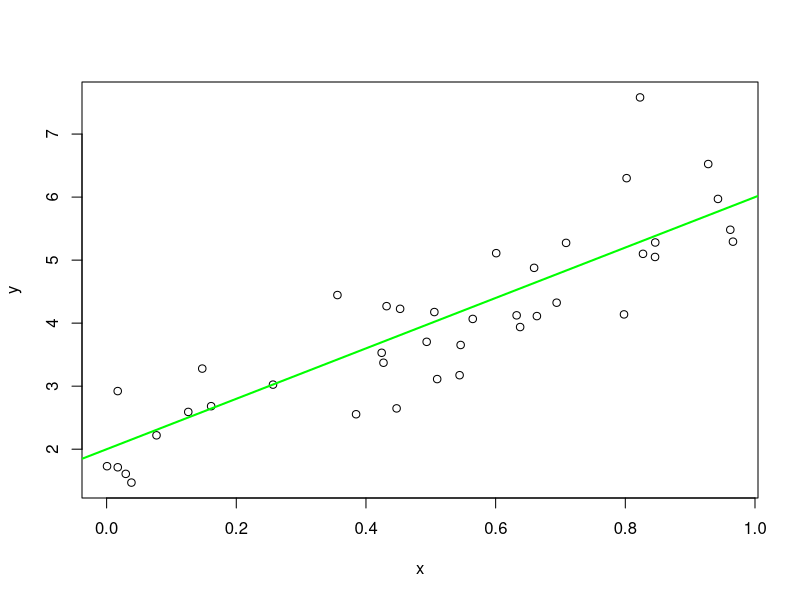

Write R code to recreate this figure.
a <- 2
b <- 4
sigSq <- 0.5
n <- 40

x <- runif(n)
(avgX <- mean(x))
write(avgX, "avgX.txt")

y <- a + b * x + rnorm(n, sd = sqrt(sigSq))

plot(x, y)
abline(a, b, col = "green", lwd = 2)

dev.print(pdf, "nifty_plot.pdf")
